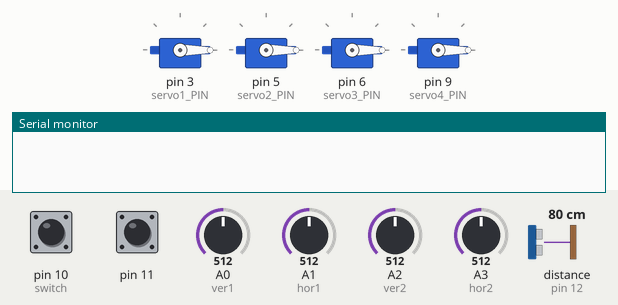
Simulated run of this sketch. Board: Arduino Uno, built with avr-gcc and run on an emulated ATmega328P. Parts: 4 × servo, the last lines printed to the serial monitor. The inputs (shaded band) are chosen by the test bench; at power-on: A0 (ver1) = 512, A1 (hor1) = 512, A2 (ver2) = 512, A3 (hor2) = 512, pin 10 (switch) HIGH, pin 11 HIGH, distance to the obstacle (sensor on pin 12) 80 cm. The echo pulse lasts 58.3 µs per cm.

Above: at 1.2 s.
1.3 s: A0 (ver1) set to 498
At 2.07 s:
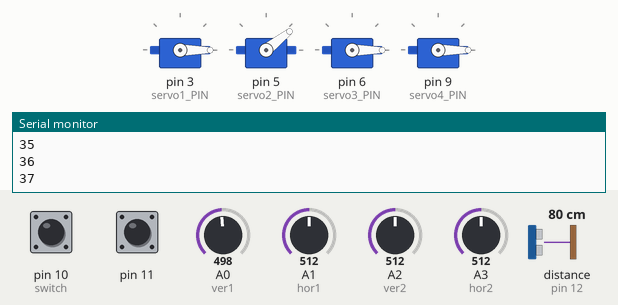
4.3 s: A1 (hor1) set to 499
At 4.57 s:
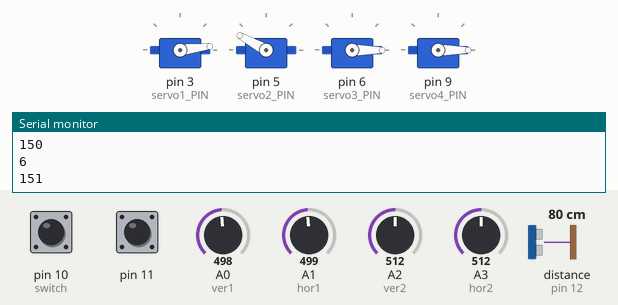
7.3 s: A2 (ver2) set to 504
At 7.67 s:
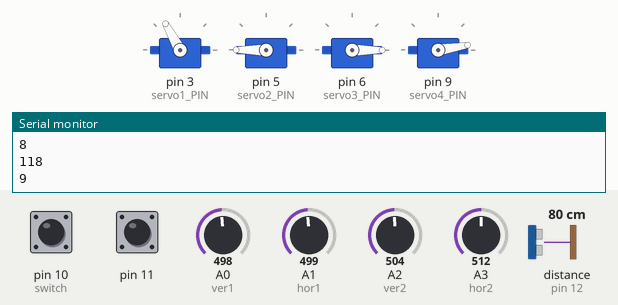
10.3 s: A3 (hor2) set to 306
At 10.45 s:
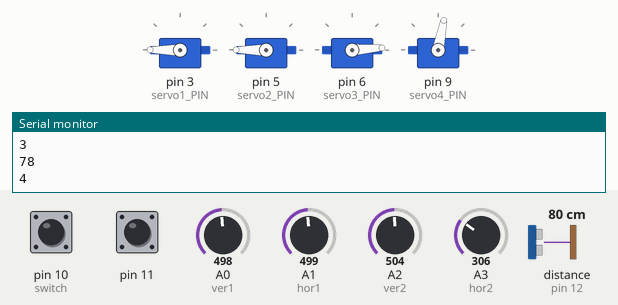
13.3 s: pin 10 (switch) pulled LOW for 0.15 s
At 14.9 s:
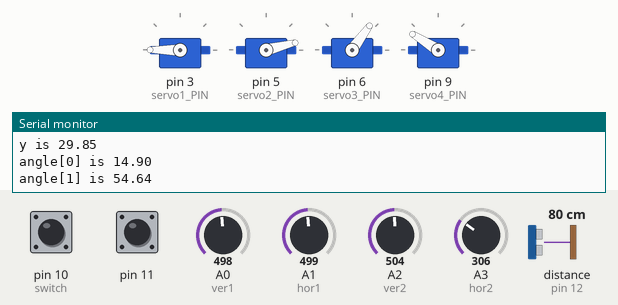
16.4 s: A3 (hor2) set to 522
Timing chart, 0 to 22.4 s (numbered marks = the images above; inputs shaded):
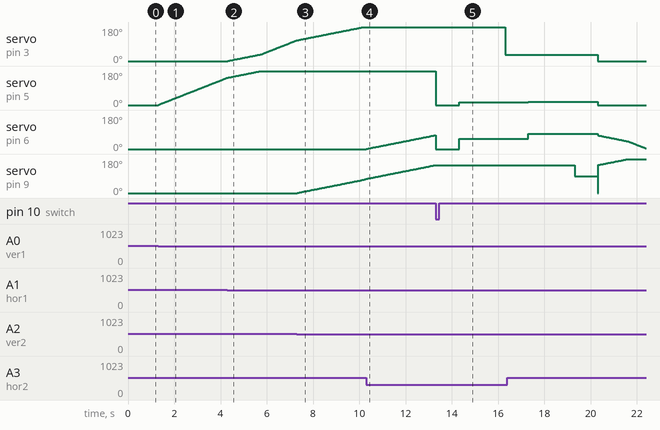

Measured:
- the behaviour switches between 512 and 511 on A0 (ver1) (found by bisection; images 0 and 1)
- the behaviour switches between 512 and 511 on A1 (hor1) (found by bisection; images 1 and 2)
- the behaviour switches between 512 and 511 on A2 (ver2) (found by bisection; images 2 and 3)
- after the input at 1.3 s, servo on pin 5 (servo2_PIN): moves from 0° to 145° over 3.0 s, starting at once
- after the input at 4.3 s, servo on pin 3 (servo1_PIN): moves from 0° to 110° over 3.0 s, starting at once
- after the input at 7.3 s, servo on pin 9 (servo4_PIN): moves from 0° to 75° over 3.0 s, starting at once
- after the input at 10.3 s, servo on pin 6 (servo3_PIN): moves from 0° to 73° over 3.0 s, starting at once
- after the input at 13.3 s, servo on pin 3 (servo1_PIN): 180° → 34° after 3.0 s; servo on pin 5 (servo2_PIN): 180° → 0° at once, → 14° 1.0 s later; servo on pin 9 (servo4_PIN): stays 148° (without the input it goes to 149° after 0.03 s)

The sketch:

ManualAuto_BelumFix.ino
```cpp
#include <Servo.h>
#define servo1_PIN 3
#define servo2_PIN 5
#define servo3_PIN 6
#define servo4_PIN 9
#define sw1 2
#define sw2 4
#define ver1  A0
#define hor1  A1
#define ver2  A2
#define hor2  A3
#define ECHO_PIN 12
#define TRIG_PIN 13

Servo iniServo[4];
int angle[4] = {0, 0, 0, 0};
const int limit_angle = 180;
const int L1 = 25;
const int L2 = 25;
float x;
float y;
volatile float pi = 3.14159265359;

//--------------------------------------- Speed
int speed = 1;

//--------------------------------------- Setup
void setup() {
  Serial.begin(9600);
  pinMode(10, INPUT_PULLUP);
  pinMode(11, INPUT_PULLUP);
  pinMode(TRIG_PIN, OUTPUT);
  pinMode(ECHO_PIN, INPUT);
  iniServo[0].attach(servo1_PIN);
  iniServo[1].attach(servo2_PIN);
  iniServo[2].attach(servo3_PIN);
  iniServo[3].attach(servo4_PIN);
  for (int i = 0; i < 4; i++) {
    iniServo[i].write(angle[i]);
  }
}

//--------------------------------------- Loop
void loop() {
  if(digitalRead((10))){
    // iniServo[0].write(angle[0]);
    // iniServo[1].write(angle[1]);
    // iniServo[2].write(angle[2]);
    // iniServo[3].write(angle[3]);
    manual();
  }

  else if(digitalRead((11))){
    float distance = readDistance();
    Serial.println("distance : " + String(distance));
    iniServo[1].write(0);
    iniServo[2].write(0);
    x = 32.90;
    y = 29.85;
    inverseKinematics();
    iniServo[0].write(34.5);
    x = 20.23;
    y = 31.85;
    inverseKinematics();
    iniServo[3].write(90);
    delay(1000);
    iniServo[0].write(0);
    iniServo[1].write(0);
    iniServo[2].write(0);
    iniServo[3].write(0);
  }
}

//--------------------------------------- Manual
void manual(){
  if (angle[0] < limit_angle && analogRead(hor1) < 512) {
    manualRotate(0, "CW");
  }
  if (angle[0] > 0 && analogRead(hor1) > 512) {
    manualRotate(0, "CCW");
  }
  if (angle[1] < limit_angle && analogRead(ver1) < 512) {
    manualRotate(1, "CW");
  }
  if (angle[1] > 0 && analogRead(ver1) > 512) {
    manualRotate(1, "CCW");
  }
  if (angle[2] < limit_angle && analogRead(hor2) < 512) {
    manualRotate(2, "CW");
  }
  if (angle[2] > 0 && analogRead(hor2) > 512) {
    manualRotate(2, "CCW");
  }
  if (angle[3] < limit_angle && analogRead(ver2) < 512) {
    manualRotate(3, "CW");
  }
  if (angle[3] > 0 && analogRead(ver2) > 512) {
    manualRotate(3, "CCW");
  }
}

void manualRotate(int index, String direction) {
  if (direction == "CW") {
    angle[index] += speed;
  } else {
    angle[index] -= speed;
  }
  iniServo[index].write(angle[index]);
  delay(20);
  Serial.println(angle[index]);
}

//--------------------------------------- Auto
void inverseKinematics(){
  float angleik1;
  float angleik2;
  float rad_angle1;
  float rad_angle2;

  rad_angle2 = acos((sq(x)+ sq(y) - sq(L1) - sq(L2)) / (2*L1*L2));
  rad_angle1= atan(y / x) - atan((L2*sin(rad_angle2)) / (L1+ L2*cos(rad_angle2)));
  delay(1000);

  angleik1= (rad_angle1*180)/pi;
  angleik2= (rad_angle2*180)/pi;

  Serial.println("x is "+ String(x));
  Serial.println("y is " + String(y));
  Serial.println("angle[0] is " + String(angleik1));
  Serial.println("angle[1] is " + String(angleik2));
  iniServo[1].write(angleik1);
  iniServo[2].write(angleik2);
  delay(2000);
}

float readDistance() {
  digitalWrite(TRIG_PIN, LOW);
  delayMicroseconds(2);
  digitalWrite(TRIG_PIN, HIGH);
  delayMicroseconds(10);
  digitalWrite(TRIG_PIN, LOW);
  int duration = pulseIn(ECHO_PIN, HIGH);
  return duration * 0.034 / 2;
}
```
